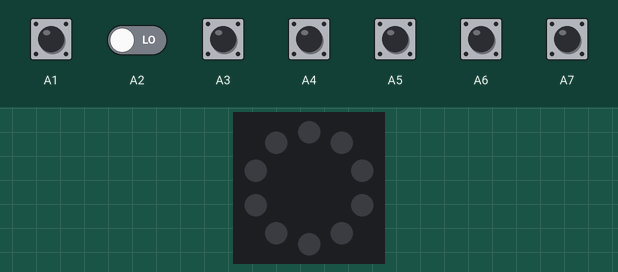
This program was run on a simulated Circuit Playground running CircuitPython. On the bench: the board's ring of 10 RGB LEDs (number 0 left of the top, counting anticlockwise). The test bench sets the inputs (shaded band); at power-on: A1–7 LOW. Touch pads read as touched when driven HIGH.

Above: at 1.2 s.
1.3 s: A1 pulled HIGH for 0.15 s
At 2.2 s:
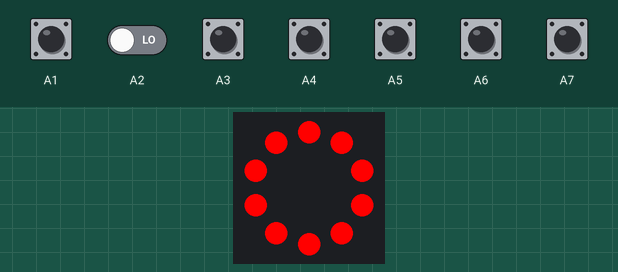
2.9 s: A3 pulled HIGH for 0.15 s
At 4.1 s:
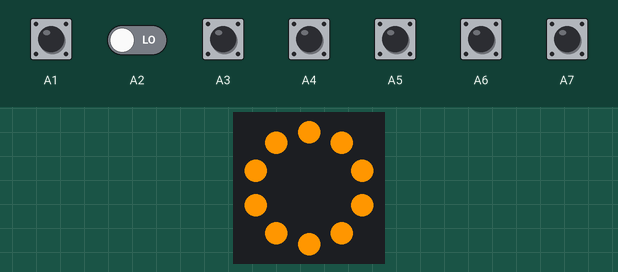
4.5 s: A4 pulled HIGH for 0.15 s
At 5.6 s:
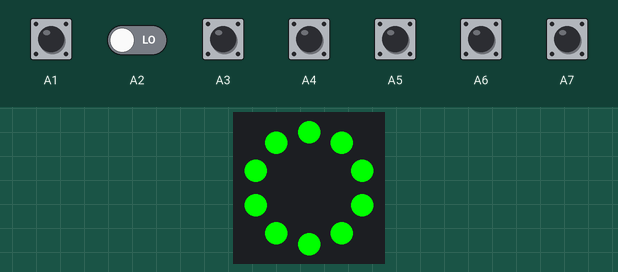
6.1 s: A5 pulled HIGH for 0.15 s
At 6.7 s:
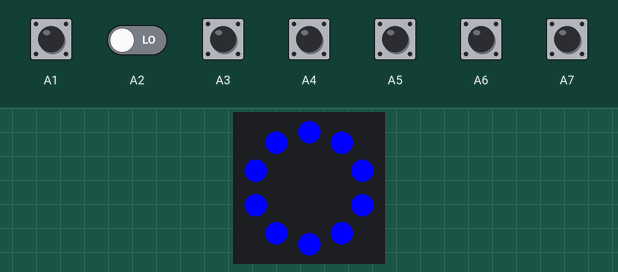
7.7 s: A6 pulled HIGH for 0.15 s
At 8.0 s:
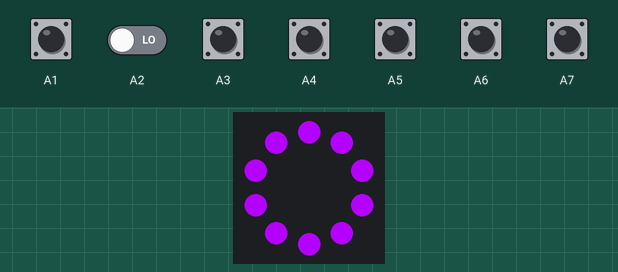
9.3 s: A7 pulled HIGH for 0.15 s
At 10.4 s:
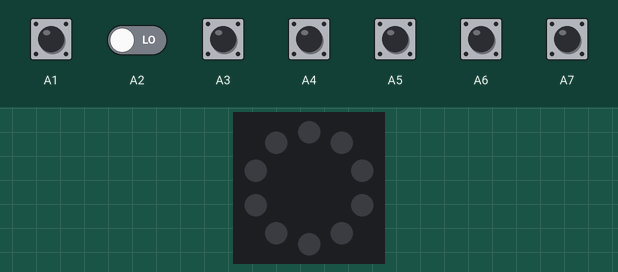
Timing chart, 0 to 11.9 s (numbered marks = the images above; inputs shaded):
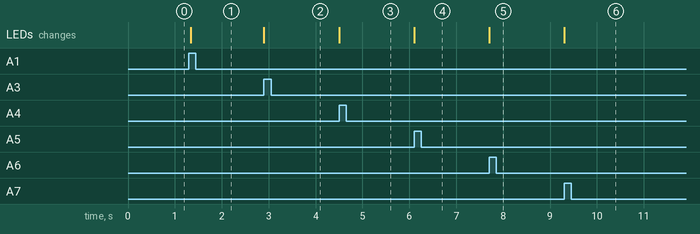

The program:

code.py
```python
"""A script to demo how to use the capacitative touch pads."""
from adafruit_circuitplayground.express import cpx


while True:
    if cpx.touch_A1:
        cpx.pixels.fill((255, 0, 0))  # red
    elif cpx.touch_A2:
        cpx.pixels.fill((255, 40, 0))  # orange
    elif cpx.touch_A3:
        cpx.pixels.fill((255, 150, 0))  # yellow
    elif cpx.touch_A4:
        cpx.pixels.fill((0, 255, 0))  # green
    elif cpx.touch_A5:
        cpx.pixels.fill((0, 0, 255))  # blue
    elif cpx.touch_A6:
        cpx.pixels.fill((180, 0, 255))  # purple
    elif cpx.touch_A7:
        cpx.pixels.fill((0, 0, 0))  # off
```

Measured:
- after the input at 1.3 s, the LEDs: change at once (image 1)
- after the input at 2.9 s, the LEDs: change at once (image 2)
- after the input at 4.5 s, the LEDs: change at once (image 3)
- after the input at 6.1 s, the LEDs: change at once (image 4)
- after the input at 7.7 s, the LEDs: change at once (image 5)
- after the input at 9.3 s, the LEDs: change at once (image 6)
